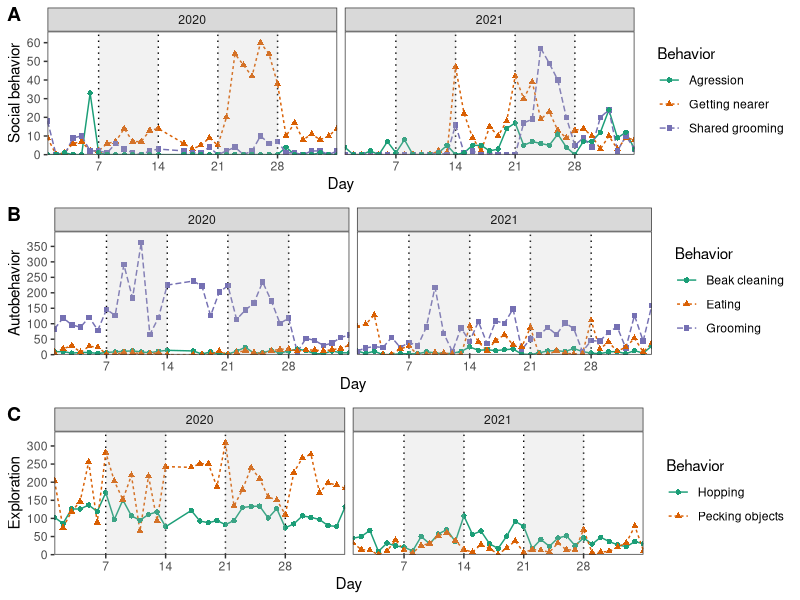
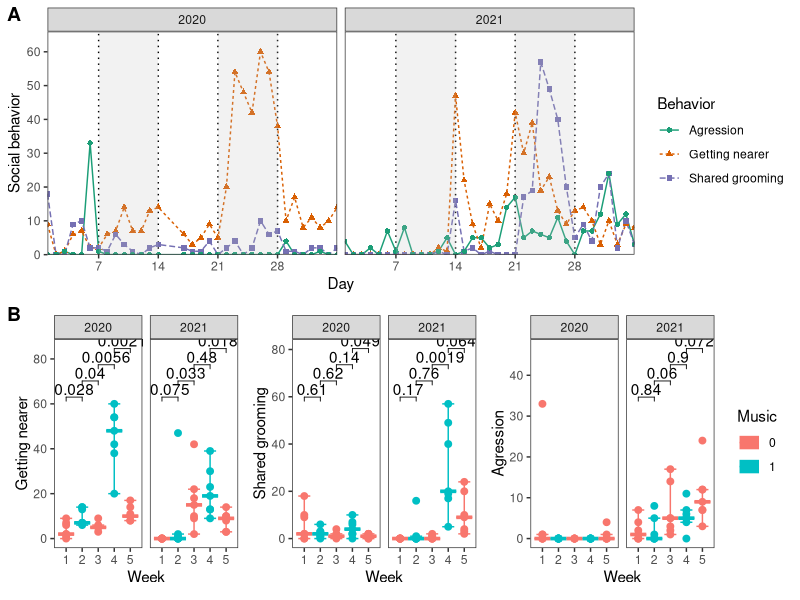

The R script that drew these images, in order:
#Load libraries. Install them with install.packages() if not found
library("ggplot2")
library("patchwork")
library("tidyverse")
library("ggpubr")

#Read data
readfile <- read.csv("rooks.csv", row.names = 1,sep=";",header=F)
obs<-as.data.frame(t(readfile))
obs$Music <- as.factor(obs$Music)
obs$Year <- as.factor(obs$Year)

#Reshape
obs_l <- pivot_longer(obs, -c(Day, Week, Year, Music), values_to = "Observations", names_to = "Behavior")

#Normalize
n20 = 1
n21 = 1
obs20 <- filter(obs_l, Year == 2020)
obs21 <- filter(obs_l, Year == 2021)
obs20$Observations <- obs20$Observations / n20
obs21$Observations <- obs21$Observations / n21
obs_n <- rbind(obs20, obs21)

#Filter
social <- c("Getting nearer", "Shared grooming", "Agression")
auto <- c ("Beak cleaning", "Grooming", "Eating")
exploration <- c("Hopping", "Pecking objects")
obs_social <- filter(obs_n, Behavior %in% social)
obs_auto <- filter(obs_n, Behavior %in% auto)
obs_explor <- filter(obs_n, Behavior %in% exploration)

#Line graphs by day
weeks <- c(0, 7.5, 14.5, 21.5, 28.5, 35)
social1 <- ggplot(obs_social, aes(x = Day, y = Observations)) + 
    scale_x_continuous(breaks = seq(0,34, by = 7), expand = c(0, 0)) + scale_y_continuous(n.breaks = 10, expand = expansion(mult = c(0, .1))) +
	geom_line(aes(linetype = Behavior, color = Behavior)) +
	geom_point(aes(shape = Behavior, color = Behavior)) +
	scale_color_brewer(palette = "Dark2") +
	annotate (geom = "rect", xmin =7, ymin = -Inf, xmax = 14, ymax = Inf, alpha =0.2, fill = "gray") + 
	annotate (geom = "rect", xmin =21, ymin = -Inf, xmax = 28, ymax = Inf, alpha =0.2, fill = "gray") + 
	ylab("Social behavior") +
    facet_grid (.~Year) +
    theme_bw() +
    theme(panel.grid.minor = element_blank(), panel.grid.major.y = element_blank(), panel.grid.major.x = element_line(linetype = "dotted", color = "black"))

auto1 <- ggplot(obs_auto, aes(x = Day, y = Observations)) + 
    scale_x_continuous(breaks = seq(0,34, by = 7), expand = c(0, 0)) + scale_y_continuous(n.breaks = 10, expand = expansion(mult = c(0, .1))) +
	geom_line(aes(linetype = Behavior, color = Behavior)) +
	geom_point(aes(shape = Behavior, color = Behavior)) +
	scale_color_brewer(palette = "Dark2") +
	annotate (geom = "rect", xmin =7, ymin = -Inf, xmax = 14, ymax = Inf, alpha =0.2, fill = "gray") + 
	annotate (geom = "rect", xmin =21, ymin = -Inf, xmax = 28, ymax = Inf, alpha =0.2, fill = "gray") + 
	ylab("Autobehavior") +
    facet_grid (.~Year) +
    theme_bw() +
    theme(panel.grid.minor = element_blank(), panel.grid.major.y = element_blank(), panel.grid.major.x = element_line(linetype = "dotted", color = "black"))
    
explor1 <- ggplot(obs_explor, aes(x = Day, y = Observations)) + 
    scale_x_continuous(breaks = seq(0,34, by = 7), expand = c(0, 0)) + scale_y_continuous(n.breaks = 10, expand = expansion(mult = c(0, .1))) +
	geom_line(aes(linetype = Behavior, color = Behavior)) +
	geom_point(aes(shape = Behavior, color = Behavior)) +
	scale_color_brewer(palette = "Dark2") +
	annotate (geom = "rect", xmin =7, ymin = -Inf, xmax = 14, ymax = Inf, alpha =0.2, fill = "gray") + 
	annotate (geom = "rect", xmin =21, ymin = -Inf, xmax = 28, ymax = Inf, alpha =0.2, fill = "gray") + 
	ylab("Exploration") +
    facet_grid (.~Year) +
    theme_bw() +
    theme(panel.grid.minor = element_blank(), panel.grid.major.y = element_blank(), panel.grid.major.x = element_line(linetype = "dotted", color = "black"))    

figure1 <- ggarrange(social1, auto1, explor1, labels = c("A", "B","C"), ncol =1, nrow =3)
ggsave("lines.pdf", width = 20, height = 27)  

#Points
show_tests = list(c(1,2), c(2,3), c(3,4), c(4,5))
social_p1 <- ggplot(obs, aes(group = Week, x = Week, y = `Getting nearer`, fill = Music)) + 
	geom_point(aes(color = Music), size = 2, shape = 21, show.legend = FALSE) +
	stat_summary(aes(color = Music), fun = median, fun.min = median, fun.max = median, geom = "crossbar", width = 1, show.legend = FALSE) +
	stat_boxplot(aes(color = Music), geom = "errorbar", width = 0.75, show.legend = FALSE) +
	stat_compare_means(comparisons = show_tests) +
	facet_grid (.~Year) +
	theme_bw() +
    theme(panel.grid.minor = element_blank(), panel.grid.major.y = element_blank(), panel.grid.major.x = element_blank())
	
social_p2 <- ggplot(obs, aes(group = Week, x = Week, y = `Shared grooming`, fill = Music)) + 
	geom_point(aes(color = Music), size = 2, shape = 21, show.legend = FALSE) +
	stat_summary(aes(color = Music), fun = median, fun.min = median, fun.max = median, geom = "crossbar", width = 1, show.legend = FALSE) +
	stat_boxplot(aes(color = Music), geom = "errorbar", width = 0.75, show.legend = FALSE) +
	stat_compare_means(comparisons = show_tests) +
	facet_grid (.~Year) +
	theme_bw() +
    theme(panel.grid.minor = element_blank(), panel.grid.major.y = element_blank(), panel.grid.major.x = element_blank())
  
social_p3 <- ggplot(obs, aes(group = Week, x = Week, y = `Agression`, fill = Music)) + 
	geom_point(aes(color = Music), size = 2, shape = 21) +
	stat_summary(aes(color = Music), fun = median, fun.min = median, fun.max = median, geom = "crossbar", width = 1) +
	stat_boxplot(aes(color = Music), geom = "errorbar", width = 0.75) +
	stat_compare_means(comparisons = show_tests) +
	facet_grid (.~Year) +
	theme_bw() +
	theme(panel.grid.minor = element_blank(), panel.grid.major.y = element_blank(), panel.grid.major.x = element_blank())

social2 <- social_p1 + social_p2 + social_p3

figure2 <- ggarrange(social1, social2, labels = c("A", "B"), ncol =1, nrow =2)
ggsave("social.pdf", width = 20, height = 20)  

